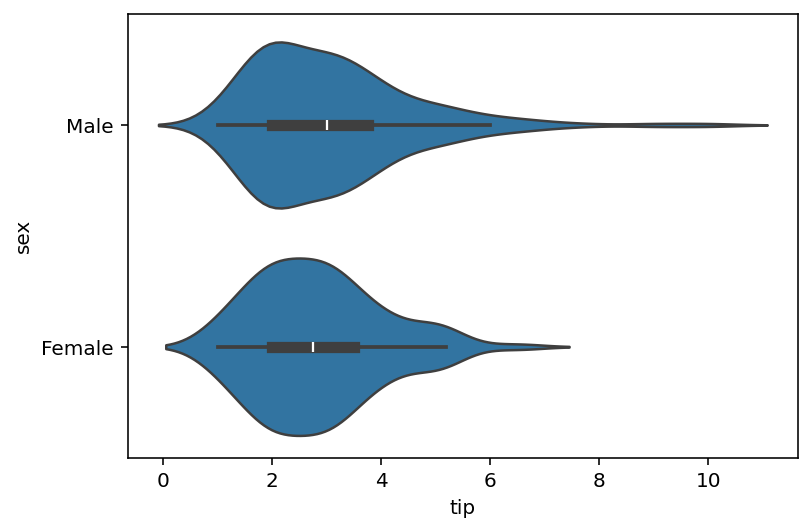

Recreate this plot in Python.
import seaborn as sns

df = sns.load_dataset("tips")
df.violinplot = sns.violinplot(data = df, x="tip", y="sex")
